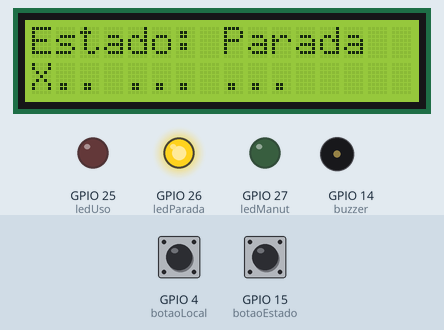
Simulated run of this sketch. Board: ESP32. Parts: 16×2 character LCD, output pins drawn as LEDs (lit = HIGH), buzzer (waves = sounding, pin HIGH). The test bench sets the inputs (shaded band); at power-on: GPIO 15 (botaoEstado) HIGH, GPIO 4 (botaoLocal) HIGH. WiFi joins after 1.5 s; servers stay silent unless stated; uploads are accepted with an empty reply; EEPROM starts erased; what the sketch prints to the serial monitor is not drawn.

Above: at 2.7 s.
2.8 s: GPIO 15 (botaoEstado) pulled LOW for 0.15 s
At 4.3 s:
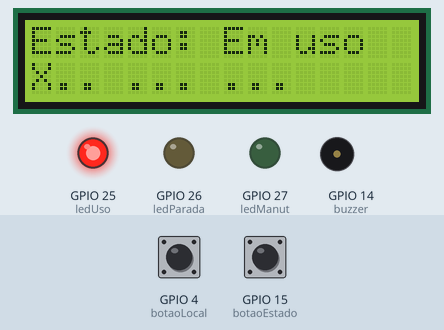
4.7 s: GPIO 15 (botaoEstado) pulled LOW for 1 s
At 5.5 s:
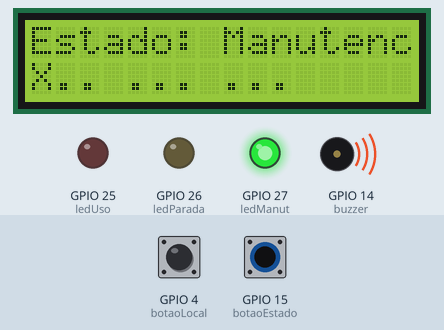
6.3 s: GPIO 4 (botaoLocal) pulled LOW for 0.15 s
At 6.88 s:
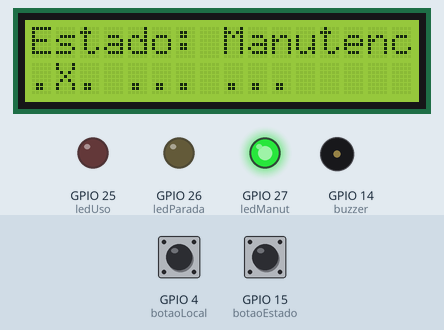
7.0 s: GPIO 15 (botaoEstado) pulled LOW for 0.15 s
At 8.6 s:
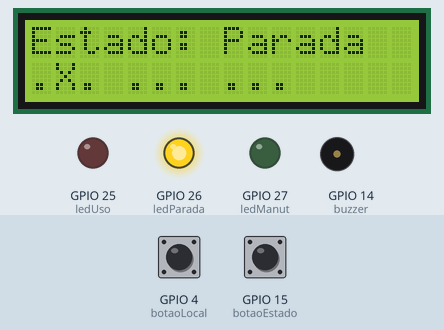
8.9 s: GPIO 4 (botaoLocal) pulled LOW for 1 s
At 9.8 s:
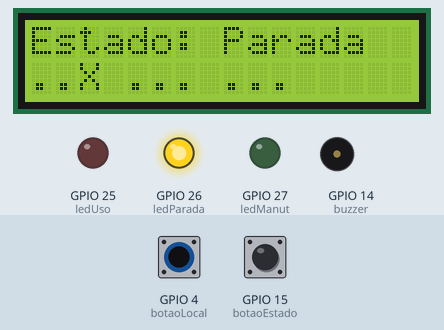
Timing chart, 0 to 11.9 s (numbered marks = the images above; inputs shaded):
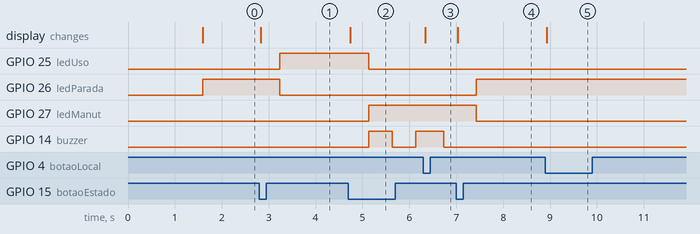

The sketch:

sketch.ino
```cpp
#include <WiFi.h>
#include <HTTPClient.h>
#include <LiquidCrystal_I2C.h>
#include <EEPROM.h>

// --- CONFIGURAÇÃO Wi-Fi ---
const char* ssid = "Wokwi-GUEST";       // 🟢 Troque pelo seu SSID
const char* password = "";  // 🟢 Troque pela senha

 //Endpoint do servidor (pode ser um backend, Flask, Node, ou webhook test)
const char* serverURL = "http://SEU_SERVIDOR/api/moto"; // 🟢 Ex: http://192.168.0.10:5000/api/moto

// --- PINOS ---
const int botaoEstado = 15;
const int botaoLocal = 4;
const int ledUso = 25;
const int ledParada = 26;
const int ledManut = 27;
const int buzzer = 14;

// --- LCD ---
LiquidCrystal_I2C lcd(0x27, 16, 2);

// --- ENUMERAÇÃO DE ESTADOS ---
enum EstadoMoto {
  PARADA = 0,
  EM_USO = 1,
  MANUTENCAO = 2
};

// --- VARIÁVEIS ---
EstadoMoto estadoAtual = PARADA;
int posicaoAtual = 1;
bool botaoEstadoAnterior = false;
bool botaoLocalAnterior = false;
unsigned long tempoAnterior = 0;
const unsigned long intervaloPisca = 500;
bool pisca = false;

// --- EEPROM CONFIG ---
const int EEPROM_SIZE = 2048;
const int addrEstado = 0;
const int addrPosicao = 10;

// --- FUNÇÕES EEPROM ---
void salvarEstado(EstadoMoto estado) {
  EEPROM.put(addrEstado, estado);
  EEPROM.commit();
}

void salvarPosicao(int pos) {
  EEPROM.put(addrPosicao, pos);
  EEPROM.commit();
}

EstadoMoto lerEstado() {
  EstadoMoto estado;
  EEPROM.get(addrEstado, estado);
  if (estado < PARADA || estado > MANUTENCAO) estado = PARADA;
  return estado;
}

int lerPosicao() {
  int pos;
  EEPROM.get(addrPosicao, pos);
  if (pos < 1 || pos > 9) pos = 1;
  return pos;
}

// --- FUNÇÃO: ENVIAR DADOS PARA SERVIDOR ---
void enviarDados() {
  if (WiFi.status() == WL_CONNECTED) {
    HTTPClient http;
    http.begin(serverURL);
    http.addHeader("Content-Type", "application/json");

    String json = "{";
    json += "\"estado\": \"" + String(
      estadoAtual == EM_USO ? "Em uso" :
      estadoAtual == PARADA ? "Parada" : "Manutencao") + "\",";
    json += "\"posicao\": " + String(posicaoAtual);
    json += "}";

    int httpResponseCode = http.POST(json);

    if (httpResponseCode > 0) {
      Serial.printf("📡 Dados enviados! Código HTTP: %d\n", httpResponseCode);
    } else {
      Serial.printf("⚠️ Erro ao enviar: %s\n", http.errorToString(httpResponseCode).c_str());
    }

    http.end();
  } else {
    Serial.println("❌ WiFi desconectado. Tentando reconectar...");
    WiFi.reconnect();
  }
}

// --- DISPLAY ---
void atualizarDisplay() {
  lcd.clear();
  lcd.setCursor(0, 0);
  lcd.print("Estado: ");
  switch (estadoAtual) {
    case EM_USO:
      lcd.print("Em uso");
      break;
    case PARADA:
      lcd.print("Parada");
      break;
    case MANUTENCAO:
      lcd.print("Manutencao");
      break;
  }

  lcd.setCursor(0, 1);
  for (int i = 1; i <= 9; i++) {
    if (i == posicaoAtual)
      lcd.print("X");
    else
      lcd.print(".");
    if (i % 3 == 0 && i < 9) lcd.print(" ");
  }

  Serial.print("Moto -> Estado: ");
  Serial.print(estadoAtual == EM_USO ? "Em uso" :
               estadoAtual == PARADA ? "Parada" : "Manutencao");
  Serial.print(" | Posicao: ");
  Serial.println(posicaoAtual);
}

// --- SETUP ---
void setup() {
  Serial.begin(115200);
  EEPROM.begin(EEPROM_SIZE);
  lcd.init();
  lcd.backlight();

  pinMode(botaoEstado, INPUT_PULLUP);
  pinMode(botaoLocal, INPUT_PULLUP);
  pinMode(ledUso, OUTPUT);
  pinMode(ledParada, OUTPUT);
  pinMode(ledManut, OUTPUT);
  pinMode(buzzer, OUTPUT);

  // Conecta ao Wi-Fi
  Serial.print("Conectando ao Wi-Fi ");
  Serial.println(ssid);
  WiFi.begin(ssid, password);
  int tentativas = 0;
  while (WiFi.status() != WL_CONNECTED && tentativas < 20) {
    delay(500);
    Serial.print(".");
    tentativas++;
  }

  if (WiFi.status() == WL_CONNECTED) {
    Serial.println("\n✅ Conectado ao Wi-Fi!");
    Serial.print("IP: ");
    Serial.println(WiFi.localIP());
  } else {
    Serial.println("\n❌ Falha ao conectar ao Wi-Fi.");
  }

  estadoAtual = lerEstado();
  posicaoAtual = lerPosicao();
  atualizarDisplay();
}

// --- LOOP ---
void loop() {
  bool estadoAtualBotao = !digitalRead(botaoEstado);
  bool localAtualBotao = !digitalRead(botaoLocal);

  // Mudar o estado
  if (estadoAtualBotao && !botaoEstadoAnterior) {
    estadoAtual = static_cast<EstadoMoto>((estadoAtual + 1) % 3);
    salvarEstado(estadoAtual);
    atualizarDisplay();
    enviarDados(); // <-- Envia atualização
    delay(200);
  }

  // Mudar a posição
  if (localAtualBotao && !botaoLocalAnterior) {
    posicaoAtual++;
    if (posicaoAtual > 9) posicaoAtual = 1;
    salvarPosicao(posicaoAtual);
    atualizarDisplay();
    enviarDados(); // <-- Envia atualização
    delay(200);
  }

  botaoEstadoAnterior = estadoAtualBotao;
  botaoLocalAnterior = localAtualBotao;

  // LEDs e buzzer
  digitalWrite(ledUso, estadoAtual == EM_USO);
  digitalWrite(ledParada, estadoAtual == PARADA);
  digitalWrite(ledManut, estadoAtual == MANUTENCAO);

  unsigned long tempoAtual = millis();
  if (tempoAtual - tempoAnterior >= intervaloPisca) {
    tempoAnterior = tempoAtual;
    pisca = !pisca;
    if (estadoAtual == MANUTENCAO) {
      digitalWrite(ledManut, pisca);
      digitalWrite(buzzer, pisca);
    } else {
      digitalWrite(buzzer, LOW);
    }
  }
}
```

Measured:
- after the input at 2.8 s, GPIO 25 (ledUso): LOW → HIGH after 0.43 s; GPIO 26 (ledParada): HIGH → LOW after 0.43 s; the display: changes at once (image 1)
- after the input at 4.7 s, GPIO 25 (ledUso): HIGH → LOW after 0.44 s; GPIO 27 (ledManut): LOW → HIGH after 0.44 s; GPIO 14 (buzzer): LOW → HIGH after 0.44 s, → LOW 0.50 s later, → HIGH 0.50 s later; the display: changes at once (image 2)
- after the input at 6.3 s, the display: changes at once (image 3)
- after the input at 7.0 s, GPIO 26 (ledParada): LOW → HIGH after 0.43 s; GPIO 27 (ledManut): HIGH → LOW after 0.43 s; GPIO 14 (buzzer): stops changing and stays LOW; the display: changes at once (image 4)
- after the input at 8.9 s, the display: changes at once (image 5)
